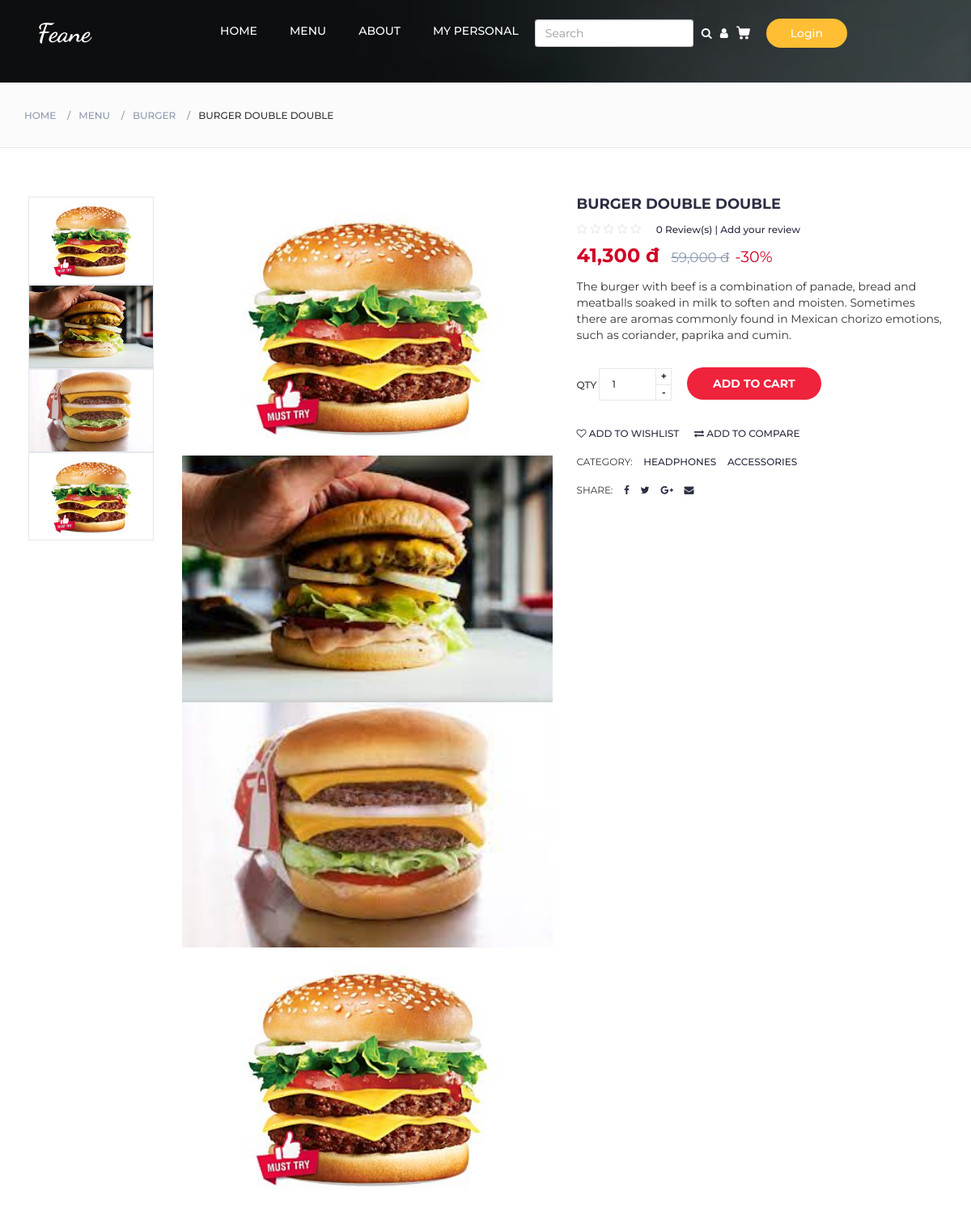
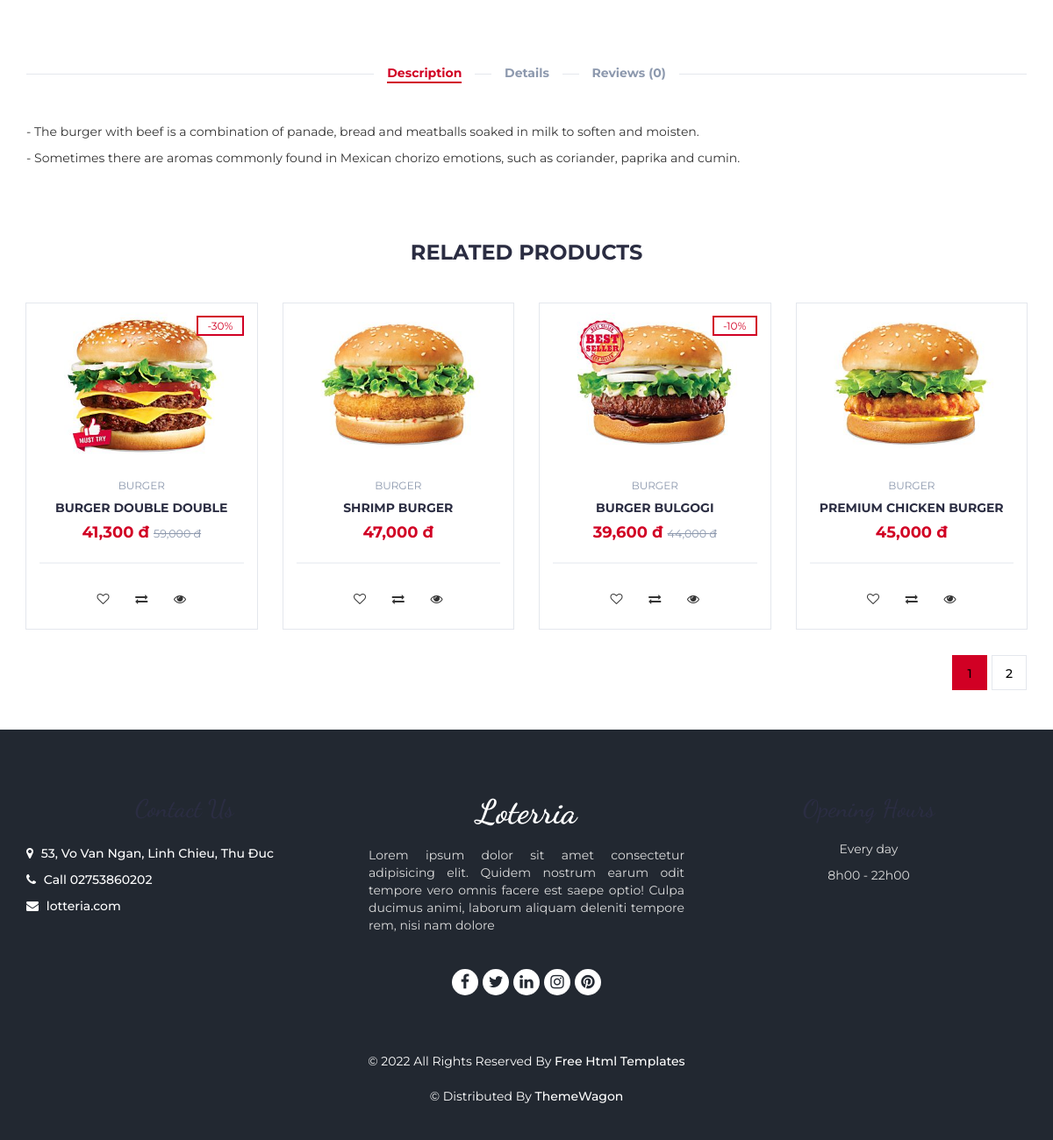
Screenshot of /detail.php?id=1 with the database file from the repository (2 pictures, top to bottom).
### tables this page shows
CREATE TABLE `product_type` (
  `Type_Id` int(11) NOT NULL,
  `Type_Name` varchar(50) DEFAULT NULL
);

CREATE TABLE `product` (
  `Id` int(11) NOT NULL,
  `Name` varchar(50) NOT NULL,
  `Type_Id` int(11) NOT NULL,
  `Decription` varchar(500) DEFAULT NULL,
  `image` varchar(200) DEFAULT NULL,
  `Price` int(11) DEFAULT NULL,
  `Sale` int(100) DEFAULT NULL,
  `Feature` tinyint(4) DEFAULT NULL
);

CREATE TABLE `arrimg` (
  `id_product` int(11) NOT NULL,
  `image` varchar(200) NOT NULL
);

CREATE TABLE `store` (
  `Store_Id` int(11) NOT NULL,
  `Store_Name` varchar(50) NOT NULL,
  `Location` varchar(200) DEFAULT NULL,
  `Phone_Number` char(14) DEFAULT NULL,
  `Email` varchar(50) DEFAULT NULL,
  `Facebook` varchar(200) DEFAULT NULL,
  `Twitter` varchar(200) DEFAULT NULL,
  `Linkedin` varchar(200) DEFAULT NULL,
  `Instagram` varchar(200) DEFAULT NULL,
  `Pinterest` varchar(200) DEFAULT NULL,
  `Opening day` varchar(20) DEFAULT NULL,
  `Open time` varchar(20) DEFAULT NULL,
  `Long Description` varchar(500) DEFAULT NULL,
  `Short description` varchar(200) DEFAULT NULL
);

### models/db.php (called while the page is built)
<?php
class Db
{
    public static $connection;
    public function __construct()
    {
        if (!self::$connection) {
            self::$connection = new mysqli(DB_HOST, DB_USER, DB_PASSWORD, DB_NAME, PORT);
            self::$connection->set_charset(DB_CHARSET);
        }
        return self::$connection;
    }
}
?>

### models/db_product_type.php (called while the page is built, shortened)
<?php
class TypeProduct extends Db
{
    public function getTypeID($id)
    {
        $sql = self::$connection->prepare("SELECT `product_type`.`Type_Id` FROM `product_type`, `product` WHERE `product`.`Type_Id`=`product_type`.`Type_Id` && `product`.`Id` = ?");
        $sql->bind_param("i", $id);
        $sql->execute();
        $items = $sql->get_result()->fetch_all(MYSQLI_ASSOC);
        return $items;
    }
    public function getNameTypeByID($id)
    {
        $sql = self::$connection->prepare("SELECT `product_type`.`Type_Name` FROM `product_type`, `product` WHERE `product`.`Type_Id`=`product_type`.`Type_Id` && `product`.`Id` = ?");
        $sql->bind_param("i", $id);
        $sql->execute();
        $items = $sql->get_result()->fetch_all(MYSQLI_ASSOC);
        return $items;
    }
    public function getNameTypeByTypeID($type_id)
    {
        $sql = self::$connection->prepare("SELECT Type_Name FROM `product_type` WHERE Type_Id = ?");
        $sql->bind_param("i", $type_id);
        $sql->execute();
        $items = $sql->get_result()->fetch_all(MYSQLI_ASSOC);
        return $items;
    }
}
?>

### models/db_arrayimg.php (called while the page is built, shortened)
<?php
class ImageArray extends Db
{
    public function getImageArrayByID($id)
    {
        $sql = self::$connection->prepare("SELECT * FROM arrimg WHERE id_product = ?");
        $sql->bind_param("i", $id);
        $sql->execute();
        $items = $sql->get_result()->fetch_all(MYSQLI_ASSOC);
        return $items;
    }
}
?>

### models/db_rating.php (called while the page is built, shortened)
<?php
class Rating extends Db
{
    public function countRatingByID($id)
    {
        $sql = self::$connection->prepare("SELECT COUNT(id) FROM rating WHERE id_product = ?");
        $sql->bind_param("i", $id);
        $sql->execute();
        $items = $sql->get_result()->fetch_all(MYSQLI_ASSOC);
        return $items;
    }
}
?>

### models/db_store.php (called while the page is built, shortened)
<?php
class Store extends Db
{
    public function getALlStore()
    {
        $sql = self::$connection->prepare("SELECT * FROM store");
        $sql->execute();
        $items = $sql->get_result()->fetch_all(MYSQLI_ASSOC);
        return $items;
    }
}
?>

### detail.php (the view, shortened to what this page needs)
<!DOCTYPE html>
<?php
include "header.php"
?>
</html>
<html lang="en">
<head>
	<link type="text/css" rel="stylesheet" href="css/css/bootstrap.min.css" />
	<link type="text/css" rel="stylesheet" href="css/css/slick.css" />
	<link type="text/css" rel="stylesheet" href="css/css/slick-theme.css" />
	<link type="text/css" rel="stylesheet" href="css/css/nouislider.min.css" />
	<link rel="stylesheet" href="css/font-awesome.min.css">
	<link type="text/css" rel="stylesheet" href="css/css/style.css" />
</head>
<body>
	<div id="breadcrumb" class="section">
		<div class="container">
			<div class="row">
				<div class="col-md-12">
					<ul class="breadcrumb-tree">
						<li><a href="#">Home</a></li>
						<li><a href="#">Menu</a></li>
						<li><a href="#"><?php $TypeProduct = new TypeProduct; if(isset($_GET['id'])){$getNameType = $TypeProduct->getNameTypeByID($_GET['id']);} foreach($getNameType as $value){echo $value['Type_Name'];}  ?></a></li>
						<li class="active"><?php $Product = new ProductFood; if(isset($_GET['id'])){$getProductByID = $Product->getProductByID($_GET['id']);} foreach($getProductByID as $value){echo $value['Name'];}?></li>
					</ul>
				</div>
			</div>
		</div>
	</div>
	<div class="section">
		<div class="container">
			<div class="row">
				<?php
				if (isset($_GET['id'])) :
					$ImageArray = new ImageArray;
					$Rating = new Rating;
					$id = $_GET['id'];
					$countRating = $Rating->countRatingByID($id);
					$getImageArray = $ImageArray->getImageArrayByID($id);
					foreach ($getProductByID as $value) :
						foreach ($getImageArray as $img) :
							$arrIMG = explode(",", $img['image']);
				?>
							<div class="col-md-5 col-md-push-2">
								<div id="product-main-img">
									<div class="product-preview">
										<img src="./images/<?php echo $arrIMG[0] ?>" alt="">
									</div>
									<div class="product-preview">
										<img src="./images/<?php echo $arrIMG[1] ?>" alt="">
									</div>
									<div class="product-preview">
										<img src="./images/<?php echo $arrIMG[2] ?>" alt="">
									</div>
									<div class="product-preview">
										<img src="./images/<?php echo $arrIMG[0] ?>" alt="">
									</div>
								</div>
							</div>
							<div class="col-md-2  col-md-pull-5">
								<div id="product-imgs">
									<div class="product-preview">
										<img src="./images/<?php echo $arrIMG[0] ?>" alt="">
									</div>
									<div class="product-preview">
										<img src="./images/<?php echo $arrIMG[1] ?>" alt="">
									</div>
									<div class="product-preview">
										<img src="./images/<?php echo $arrIMG[2] ?>" alt="">
									</div>
									<div class="product-preview">
										<img src="./images/<?php echo $arrIMG[0] ?>" alt="">
									</div>
								</div>
							</div>
						<?php endforeach; ?>
						<div class="col-md-5">
							<div class="product-details">
								<h2 class="product-name"><?php echo $value['Name'] ?></h2>
								<div>
									<?php
										if($countRating[0]['COUNT(id)'] == 0):?>
											<div class="product-rating">
												<i class="fa fa-star-o"></i>
												<i class="fa fa-star-o"></i>
												<i class="fa fa-star-o"></i>
												<i class="fa fa-star-o"></i>
												<i class="fa fa-star-o"></i>
											</div>
										<?php endif;?>
									<a class="review-link" data-toggle="tab" href="#tab3"><?php foreach ($countRating as $rating){echo $rating['COUNT(id)'];} ?> Review(s) | Add your review</a>
								</div>
								<div>
									<h3 class="product-price">
										<?php
											if($value['Sale'] > 0){
												echo number_format(($value['Price']*(100 - $value['Sale']))/100);
											}else{
												echo number_format($value['Price']) ;
											}
										?> đ
										<?php
											if ($value['Sale'] > 0) :
										?>
										<del class="product-old-price" style="margin-left: 8px;"><?php echo number_format($value['Price'])?> đ</del>
										<span style="color: #D10024; font-size: 80%; font-weight: 400;">-<?php echo $value['Sale']?>%</span>
										<?php endif; ?>
									</h3>
								</div>
								<p><?php echo $value['Decription'] ?></p>
								<form method="post" action="add_cart.php?id_product=<?php echo $value['Id']?>&key=2">
								<div class="add-to-cart">
									<div class="qty-label">
										Qty
										<div class="input-number">
											<input type="number" name="quantity" value="1">
											<span class="qty-up">+</span>
											<span class="qty-down">-</span>
										</div>
									</div>
									<button type="submit" <?php if(!isset($_SESSION['cus_id'])){echo "disabled";}?> class="add-to-cart-btn"><i class="fa fa-shopping-cart"></i> add to cart</button>
								</div>
								</form>
								<ul class="product-btns">
									<li><a href="#"><i class="fa fa-heart-o"></i> add to wishlist</a></li>
									<li><a href="#"><i class="fa fa-exchange"></i> add to compare</a></li>
								</ul>
								<ul class="product-links">
									<li>Category:</li>
									<li><a href="#">Headphones</a></li>
									<li><a href="#">Accessories</a></li>
								</ul>
								<ul class="product-links">
									<li>Share:</li>
									<li><a href="#"><i class="fa fa-facebook"></i></a></li>
									<li><a href="#"><i class="fa fa-twitter"></i></a></li>
									<li><a href="#"><i class="fa fa-google-plus"></i></a></li>
									<li><a href="#"><i class="fa fa-envelope"></i></a></li>
								</ul>
							</div>
						</div>
						<div class="col-md-12">
							<div id="product-tab">
								<ul class="tab-nav">
									<li <?php if(!isset($_GET['review'])){ echo "class='active'";}?>><a data-toggle="tab" href="#tab1">Description</a></li>
									<li><a data-toggle="tab" href="#tab2">Details</a></li>
									<li <?php if(isset($_GET['review'])){ echo "class='active'";}?>><a data-toggle="tab" href="#tab3">Reviews (<?php echo $countRating[0]['COUNT(id)']?>)</a></li>
								</ul>
								<div class="tab-content">
									<div id="tab1" class="tab-pane fade in active">
										<div class="row">
											<div class="col-md-12">
												<?php
													$arrStr = explode(".", $value['Decription']);
													foreach($arrStr as $str):
														if($str != ""):
												?>
												<p><?php echo " - ".$str."."?></p>
												<?php endif;endforeach;?>
											</div>
										</div>
									</div>
								</div>
							</div>
						</div>
			</div>
	<?php endforeach;
				endif; ?>
		</div>
	</div>
	<div class="section">
		<div class="container">
			<div class="row">
				<div class="col-md-12">
					<div class="section-title text-center">
						<h3 class="title">Related Products</h3>
					</div>
				</div>
				<?php
				$perPager = 4;
				$pager = isset($_GET['pager']) ? $_GET['pager'] : 1;
				$type_id = $TypeProduct->getTypeID($id);
				$getTypeName = $TypeProduct->getNameTypeByTypeID($type_id[0]['Type_Id']);
				$getProductsByTypeID = $Product->getProductsByType($type_id[0]['Type_Id']);
				$totalr = count($getProductsByTypeID);
				$urlr = $_SERVER['PHP_SELF']."?id=".$_GET['id'];
				$arrProducts = $Product->getProductsForPage($type_id[0]['Type_Id'], $pager, $perPager);
				foreach ($arrProducts as $prod) :
				?>
					<div class="col-md-3 col-xs-6">
						<div class="product">
							<div class="product-img">
								<img src="./images/<?php echo $prod['image'] ?>" alt="">
								<?php if($prod['Sale'] > 0):?>
								<div class="product-label">
									<span class="sale">-<?php echo $prod['Sale']?>%</span>
								</div>
								<?php endif;?>
							</div>
							<div class="product-body">
								<p class="product-category"><?php echo $getTypeName[0]['Type_Name']?></p>
								<h3 class="product-name"><a href="detail.php?id=<?php echo $prod['Id']?>"><?php echo $prod['Name'] ?></a></h3>
								<h4 class="product-price">
									<?php
										if ($prod['Sale'] > 0) :
									?>
									<?php
										echo number_format(($prod['Price']*(100 - $prod['Sale']))/100);
									?> đ
									<del class="product-old-price"><?php echo number_format($prod['Price']);?> đ</del>
									<?php else: echo number_format(($prod['Price']));?>
										đ
									<?php endif;?>
								</h4>
								<div class="product-rating">
								</div>
								<div class="product-btns">
									<button class="add-to-wishlist"><i class="fa fa-heart-o"></i><span class="tooltipp">add to wishlist</span></button>
									<button class="add-to-compare"><i class="fa fa-exchange"></i><span class="tooltipp">add to compare</span></button>
									<button class="quick-view"><i class="fa fa-eye"></i><span class="tooltipp">quick view</span></button>
								</div>
							</div>
							<div class="add-to-cart">
							<a href="<?php if (isset($_SESSION['cus_id'])) {echo "add_cart.php?id_product=" . $prod['Id']."&key=2";} ?>"><button class="add-to-cart-btn" <?php if(!isset($_SESSION['cus_id'])){ echo "disabled";}?>><i class="fa fa-shopping-cart"></i> add to cart</button></a>
							</div>
						</div>
					</div>
				<?php endforeach; ?>
				<div class="col-md-12">
					<div class="store-filter clearfix">
					<ul class="store-pagination">
						<?php
						if ($totalr > 4) {
							echo $Product->paginateForRelatedProducts($urlr, $totalr, $perPager);
						}
						?>
					</ul>
					</div>
				</div>
			</div>
		</div>
	</div>
</body>
</html>
<html><?php include "footer.php" ?>

### footer.php (shortened to what this page needs)
<footer class="footer_section">
  <div class="container">
    <div class="row">
      <div class="col-md-4 footer-col">
        <div class="footer_contact">
          <h4>
          </h4>
          <div class="contact_link_box">
            <a href="about.php" style="text-align: justify;">
              <i class="fa fa-map-marker" aria-hidden="true"></i>
              <span style="text-align: left;;">
                <?php echo $getALLstore[0]['Location'] ?>
              </span>
            </a>
            <a href="about.php" style="text-align: justify;">
              <i class="fa fa-phone" aria-hidden="true"></i>
              <span style="text-align:left ;">
                Call <?php echo $getALLstore[0]['Phone_Number'] ?><br>
              </span>
            </a>
            <a href="about.php" style="text-align: justify;">
              <i class="fa fa-envelope" aria-hidden="true"></i>
              <span style="text-align:left ;">
                <?php echo $getALLstore[0]['Email'] ?><br>
              </span>
            </a>
          </div>
        </div>
      </div>
      <div class="col-md-4 footer-col">
        <div class="footer_detail">
          <a href="" class="footer-logo">
            <?php echo $getALLstore[0]['Store_Name'] ?>
          </a>
          <p style="text-align:justify;">
            <?php echo $getALLstore[0]['Short description'] ?><br><br>
          </p>
          <div class="footer_social">
            <a href="<?php echo $getALLstore[0]['Facebook'] ?>">
              <i class="fa fa-facebook" aria-hidden="true"></i>
            </a>
            <a href="<?php echo $getALLstore[0]['Twitter'] ?>">
              <i class="fa fa-twitter" aria-hidden="true"></i>
              <link rel="stylesheet" href="facebook.com">
            </a>
            <a href="<?php echo $getALLstore[0]['Linkedin'] ?>">
              <i class="fa fa-linkedin" aria-hidden="true"></i>
            </a>
            <a href="<?php echo $getALLstore[0]['Instagram'] ?>">
              <i class="fa fa-instagram" aria-hidden="true"></i>
            </a>
            <a href="<?php echo $getALLstore[0]['Pinterest'] ?>">
              <i class="fa fa-pinterest" aria-hidden="true"></i>
            </a>
          </div>
        </div>
      </div>
      <div class="col-md-4 footer-col">
        <h4>
        </h4>
        <p>
          <?php echo $getALLstore[0]['Opening day'] ?><br>
        </p>
        <p>
          <?php echo $getALLstore[0]['Open time'] ?><br>
        </p>
      </div>
    </div>
    <div class="footer-info">
      <p>
        &copy; <span id="displayYear"></span> All Rights Reserved By
        <a href="https://html.design/">Free Html Templates</a><br><br>
        &copy; <span id="displayYear"></span> Distributed By
        <a href="https://themewagon.com/" target="_blank">ThemeWagon</a>
      </p>
    </div>
  </div>
</footer>
</body>
</html>

### rows the page displays
product_type: Type_Name "BURGER"
product: Name "BURGER DOUBLE DOUBLE", COUNT "0", ($value['Price']*(100 - $value['Sale']))/100 "41,300", Price "59,000", Sale "30", Decription "The burger with beef is a combination of panade, bread and meatballs soaked in milk to soften and moisten. Sometimes there are aromas commonly found in Mexican chorizo emotions, such as coriander, paprika and cumin.", Decription "The burger with beef is a combination of panade, bread and meatballs soaked in milk to soften and moisten", Decription "Sometimes there are aromas commonly found in Mexican chorizo emotions, such as coriander, paprika and cumin", image (picture), Type_Id.Type_Name "BURGER", ($prod['Price']*(100 - $prod['Sale']))/100 "41,300"
product: image (picture), Type_Id.Type_Name "BURGER", Name "SHRIMP BURGER", Price "47,000"
product: image (picture), Sale "10", Type_Id.Type_Name "BURGER", Name "BURGER BULGOGI", ($prod['Price']*(100 - $prod['Sale']))/100 "39,600", Price "44,000"
product: image (picture), Type_Id.Type_Name "BURGER", Name "PREMIUM CHICKEN BURGER", Price "45,000"
store: Location "53, Vo Van Ngan, Linh Chieu, Thu Đuc", Phone_Number "02753860202", Email "lotteria.com", Store_Name "Loterria", Short description "Lorem ipsum dolor sit amet consectetur adipisicing elit. Quidem nostrum earum odit tempore vero omnis facere est saepe optio! Culpa ducimus animi, laborum aliquam deleniti tempore rem, nisi nam dolore", Opening day "Every day", Open time "8h00 - 22h00"
